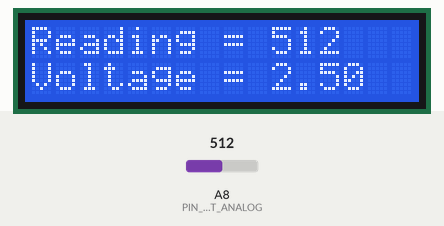
Simulated run of this sketch. Board: Arduino Mega 2560, built with avr-gcc and run on an emulated ATmega2560. Parts: 16×2 character LCD. The inputs (shaded band) are chosen by the test bench; at power-on: A8 (PIN_CONTRAST_ANALOG) = 512.

Above: at 1.2 s.
1.3 s: A8 (PIN_CONTRAST_ANALOG) set to 716
At 2.3 s:
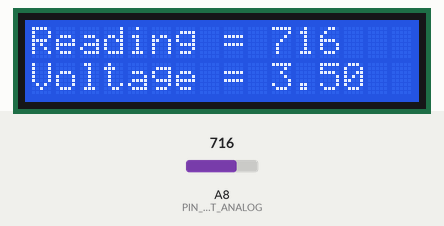
2.8 s: A8 (PIN_CONTRAST_ANALOG) set to 900
At 3.5 s:
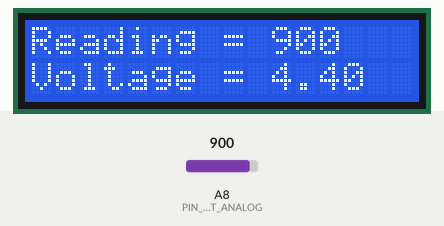
4.3 s: A8 (PIN_CONTRAST_ANALOG) set to 1023
At 4.6 s:
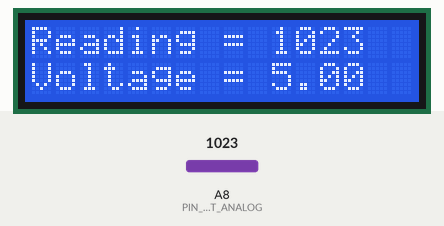
Timing chart, 0 to 7.3 s (numbered marks = the images above; inputs shaded):
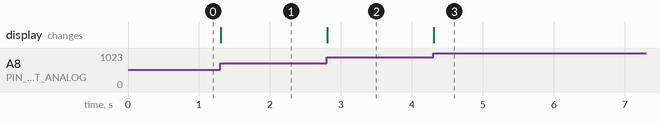

Measured:
- after the input at 1.3 s, the display: changes at once (image 1)
- after the input at 2.8 s, the display: changes at once (image 2)
- after the input at 4.3 s, the display: changes at once (image 3)

The sketch:

Lab1_PartF_analogRead.ino
```cpp
// include the library code:
#include <LiquidCrystal.h>

#define PIN_CONTRAST_ANALOG 8
#define LINE_1 0
#define LINE_2 1

int analogReading = 0;
LiquidCrystal lcd(14, 15, 16, 17, 18, 19, 20);

void setup() {

  // set up the LCD's number of columns and rows:
  lcd.begin(16, 2);

}

void loop() {
  analogReading = analogRead(PIN_CONTRAST_ANALOG);
  lcd.setCursor(0, LINE_1);
  lcd.print("Reading = ");
  lcd.print(analogReading);
  lcd.print("  ");
  lcd.setCursor(0, LINE_2);
  lcd.print("Voltage = ");
  lcd.print( (float) analogReading / 1023.0 * 5.0);
  lcd.print("  ");
}
```
